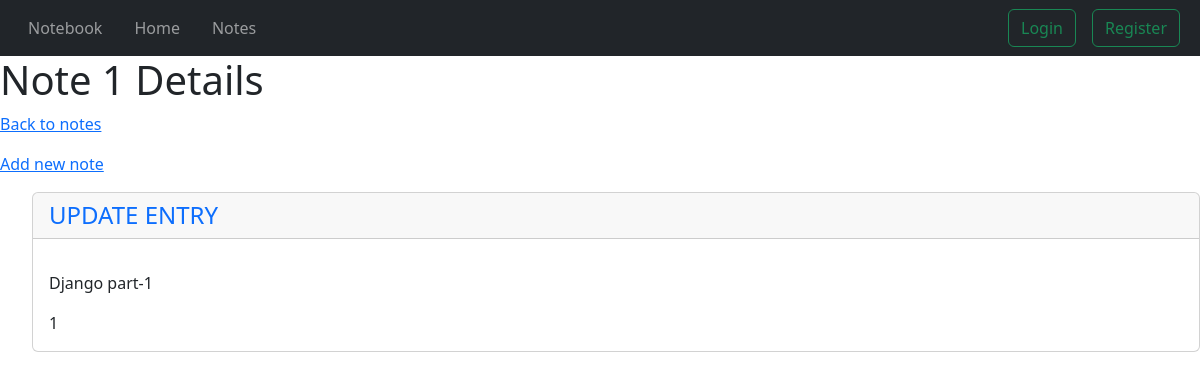
The app's page /note/1, older data.
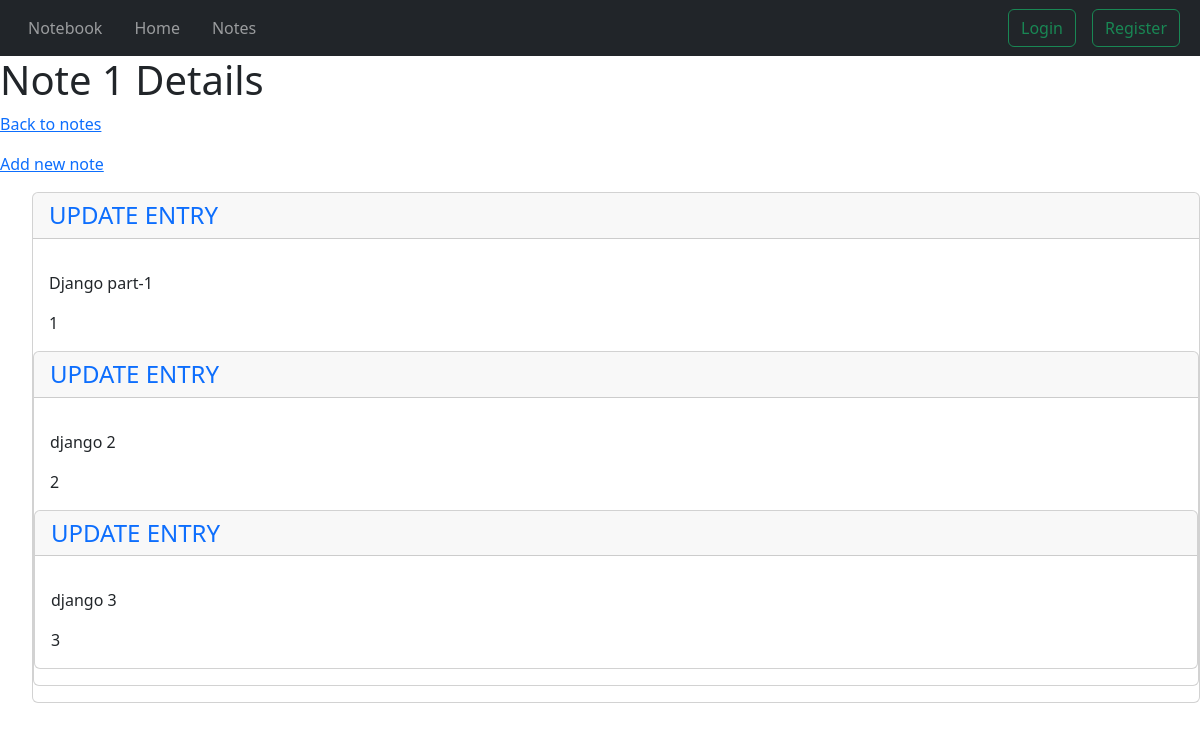
The same page, newer data.
### notes/models.py (models this page shows, shortened)
class Note(models.Model):
    title = models.CharField(max_length=200)
    date_added = models.DateTimeField(auto_now_add=True)

class Entry(models.Model):
    note = models.ForeignKey(Note, on_delete=models.CASCADE)
    text = models.TextField()
    date_added = models.DateTimeField(auto_now_add=True)

### notes/views.py (the view)
# urls.py: path('note/<int:note_id>', views.note, name='note'),
def note(request, note_id):
    note = Note.objects.get(id=note_id)
    entries = note.entry_set.order_by("date_added")
    context = {"note": note, 'entries': entries}
    return render(request, "notes/note.html", context)

### notes/templates/notes/note.html (shortened to what this page needs)
{% extends "base.html" %}
{% block content %}
    <h1>Note {{note.id}} Details</h1>
    <p><a href="{% url 'notes:notes' %}">Back to notes</a></p>
    <p><a href="">Add new note</a></p>
    <ul>
        {% for entry in entries %}
        <div class="card mb-3">
            <h4 class="card-header">
                <a href="" class='text-decoration-none' >UPDATE ENTRY</a>
            </h4>
            <div class="card-body">
                <p class="card-text">{{ entry.text|linebreaks }}</p>
                <P class="card-text">{{entry.id}}</P>
            </div>
        {% endfor %}
    </ul>
{% endblock %}

### templates/base.html (shortened to what this page needs)
<!DOCTYPE html>
<html lang="en">
  <head>
    <link
      href="https://cdn.jsdelivr.net/npm/bootstrap@5.3.3/dist/css/bootstrap.min.css"
      rel="stylesheet"
    />
  </head>
  <body>
    <nav class="navbar navbar-expand-lg navbar-dark bg-dark">
        <div class="container-fluid d-flex justify-content-between">
            <ul class="navbar-nav d-flex flex-row">
                <li class="nav-item active">
                    <a class="nav-link mx-2" href="{% url 'notes:home' %}">Notebook</a>
                </li>
                <li class="nav-item active">
                    <a class="nav-link mx-2" href="{% url 'notes:home' %}">Home</a>
                </li>
                <li class="nav-item">
                    <a class="nav-link mx-2" href="{% url 'notes:notes' %}">Notes</a>
                </li>
            </ul>
            <form class="form-inline d-flex">
                <button class="btn btn-outline-success mx-2" type="submit">Login</button>
                <button class="btn btn-outline-success mx-2" type="submit">Register</button>
            </form>
        </div>
    </nav>
    {% block content %}{% endblock %}
  </body>
</html>

Row changes from the older to the newer data that the page shows:
added Entry: text "django 2", id "2"
added Entry: text "django 3", id "3"
